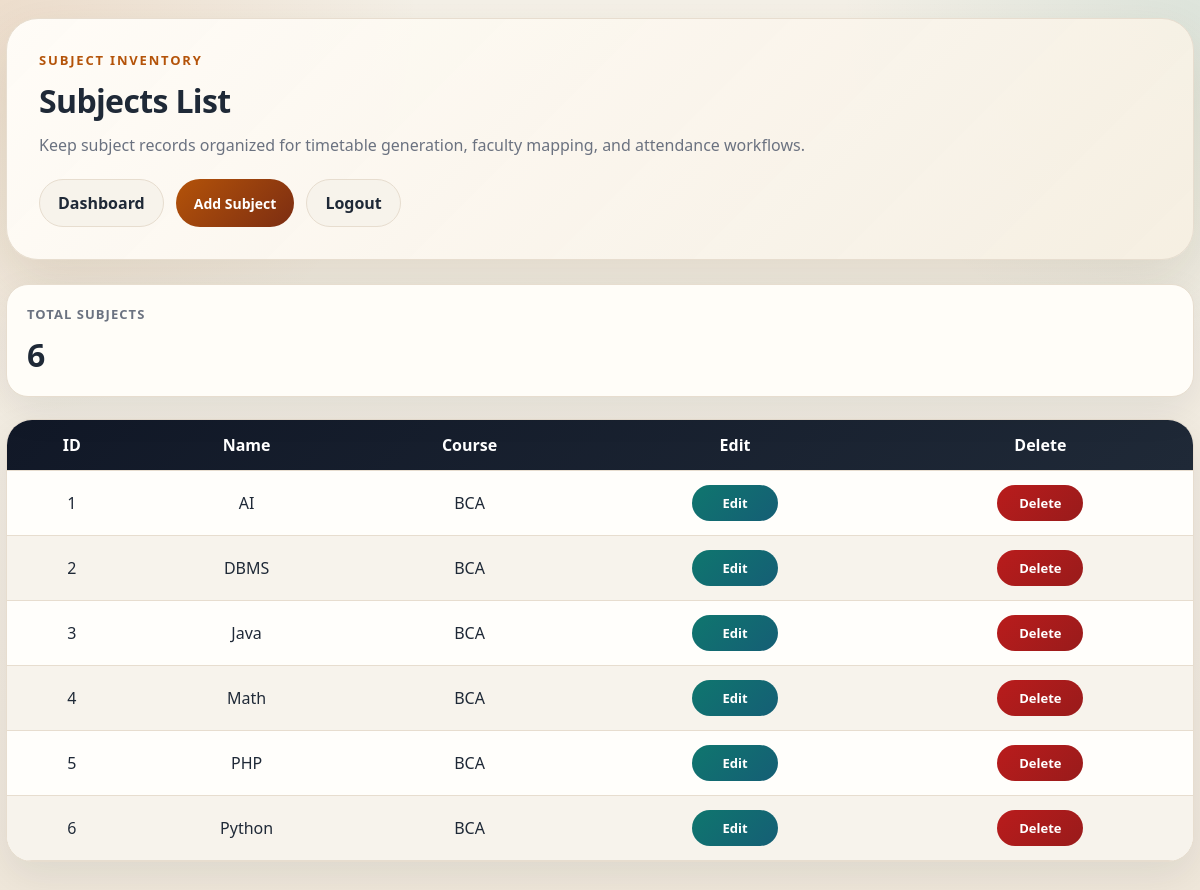
/subjects (signed in), run on the app's committed database.
### tables this page shows
CREATE TABLE subjects(
            id INTEGER PRIMARY KEY AUTOINCREMENT,
            name TEXT,
            course TEXT
        );

### login app/app.py (the view)
@app.route("/subjects")
def list_subjects():
    if "user" not in session:
        return redirect("/")
    if session.get("role") != "admin":
        return redirect("/attendance")
    with db() as con:
        subjects = con.execute("SELECT * FROM subjects").fetchall()
    return render_template("admin/subjects.html", subjects=subjects)

### login app/app.py (called while the page is built)
def db():
    con = sqlite3.connect(app.config["DATABASE_PATH"])
    con.row_factory = sqlite3.Row
    return con

### login app/templates/admin/subjects.html (shortened to what this page needs)
<!DOCTYPE html>
<html lang="en">
<head>
    <link rel="stylesheet" href="{{ url_for('static', filename='style.css') }}">
</head>
<body>
    <div class="page-shell">
        <div class="page-hero">
            <div class="section-title">Subject Inventory</div>
            <h1>Subjects List</h1>
            <p>Keep subject records organized for timetable generation, faculty mapping, and attendance workflows.</p>
            <div class="action-row">
                <a href="/admin" class="secondary-link">Dashboard</a>
                <a href="/add_subject" class="primary-link">Add Subject</a>
                <a href="/logout" class="secondary-link" onclick="return confirm('Are you sure you want to logout?')">Logout</a>
            </div>
        </div>
        <div class="stats-row">
            <div class="stat-card">
                <div class="stat-label">Total Subjects</div>
                <div class="stat-value">{{ subjects|length }}</div>
            </div>
        </div>
        <div class="table-shell">
            <table>
                <thead>
                    <tr>
                        <th>ID</th>
                        <th>Name</th>
                        <th>Course</th>
                        <th>Edit</th>
                        <th>Delete</th>
                    </tr>
                </thead>
                <tbody>
                    {% for s in subjects %}
                    <tr>
                        <td>{{ s.id }}</td>
                        <td>{{ s.name }}</td>
                        <td>{{ s.course or '-' }}</td>
                        <td><a href="/edit_subject/{{ s.id }}" class="btn-edit">Edit</a></td>
                        <td><a href="/delete_subject/{{ s.id }}" class="btn-delete" onclick="return confirm('Delete subject?')">Delete</a></td>
                    </tr>
                    {% else %}
                    <tr>
                        <td colspan="5" class="empty-copy">No subjects added yet.</td>
                    </tr>
                    {% endfor %}
                </tbody>
            </table>
        </div>
    </div>
</body>
</html>

### login app/static/style.css (style rules this page uses)
:root { --bg:#f5f1e8; --surface:#fffdf8; --surface-soft:#f7f3eb; --surface-strong:#0f172a; --line:#e7ddcf; --line-strong:#d6c7b5; --text:#1f2937; --muted:#6b7280; --primary:#b45309; --primary-deep:#7c2d12; --accent:#0f766e; --danger:#b91c1c; --success:#15803d; --shadow:0 22px 55px rgba(85, 55, 17, 0.12); --shadow-soft:0 14px 38px rgba(15, 23, 42, 0.08); --radius-xl:28px; --radius-lg:20px; --radius-md:14px; --font-sans:"Poppins", "Segoe UI", sans-serif; --gradient-main:linear-gradient(135deg, #1f2937, #8b4513 52%, #d97706); --gradient-soft:linear-gradient(135deg, rgba(180,83,9,0.14), rgba(15,118,110,0.12)); }
* { box-sizing:border-box; }
html { scroll-behavior:smooth; }
body { margin:0; color:var(--text); font-family:var(--font-sans); background: radial-gradient(circle at top left, rgba(180,83,9,0.12), transparent 28%), radial-gradient(circle at top right, rgba(15,118,110,0.10), transparent 24%), linear-gradient(180deg, var(--bg), #efe7da); min-height:100vh; overflow-x:hidden; transition:background .3s ease,color .3s ease; }
h1,h2,h3,h4,h5,h6 { font-family:var(--font-sans); letter-spacing:-0.02em; }
a { color:inherit; text-decoration:none; }
table { width:100%; border-collapse:collapse; overflow:hidden; }
thead { background:linear-gradient(135deg, #111827, #1f2937); color:#fff; }
th,td { padding:14px 16px; text-align:center; border-bottom:1px solid var(--line); }
tbody tr { background:rgba(255,255,255,0.55); transition:transform .15s ease, background .15s ease; }
tbody tr:nth-child(even) { background:rgba(247,243,235,0.95); }
.btn-edit, .btn-delete { display:inline-flex; align-items:center; justify-content:center; min-width:86px; padding:9px 14px; border-radius:999px; color:#fff; font-weight:700; font-size:13px; }
.btn-edit { background:linear-gradient(135deg, var(--accent), #155e75); }
.btn-delete { background:linear-gradient(135deg, var(--danger), #991b1b); }
.section-title { font-size:13px; letter-spacing:.14em; text-transform:uppercase; color:var(--primary); font-weight:700; margin-bottom:10px; }
.page-shell { width:calc(100% - 12px); max-width:1680px; margin:18px auto 40px; }
.page-hero { padding:32px; border:1px solid var(--line); border-radius:32px; background:linear-gradient(135deg, rgba(255,253,248,0.98), rgba(246,239,226,0.94)); box-shadow:var(--shadow); }
.page-hero h1, .page-hero h2 { margin:0; }
.page-hero p { color:var(--muted); margin:10px 0 0; line-height:1.7; }
.action-row { display:flex; gap:12px; flex-wrap:wrap; margin:20px 0 0; }
.action-row a, .action-row button { display:inline-flex; align-items:center; justify-content:center; padding:12px 18px; border-radius:999px; font-weight:700; }
.action-row .primary-link { background:linear-gradient(135deg, var(--primary), var(--primary-deep)); color:white; border:none; cursor:pointer; font-family:var(--font-sans); font-size:14px; }
.action-row .secondary-link { background:var(--surface-soft); color:var(--text); border:1px solid var(--line); }
.stats-row { display:grid; grid-template-columns:repeat(auto-fit, minmax(180px, 1fr)); gap:16px; margin-top:24px; }
.stat-card { padding:20px; border:1px solid var(--line); border-radius:22px; background:var(--surface); box-shadow:var(--shadow-soft); }
.stat-card .stat-label { color:var(--muted); font-size:13px; text-transform:uppercase; letter-spacing:.08em; font-weight:700; }
.stat-card .stat-value { margin-top:10px; font-size:32px; font-weight:700; }
.table-shell { margin-top:22px; border-radius:26px; overflow:hidden; border:1px solid var(--line); background:var(--surface); box-shadow:var(--shadow-soft); }

### data on the page
subjects: id "1", name "AI", course "BCA"
subjects: id "2", name "DBMS", course "BCA"
subjects: id "3", name "Java", course "BCA"
subjects: id "4", name "Math", course "BCA"
subjects: id "5", name "PHP", course "BCA"
subjects: id "6", name "Python", course "BCA"

### other printed values
{{ subjects|length }} "6"
